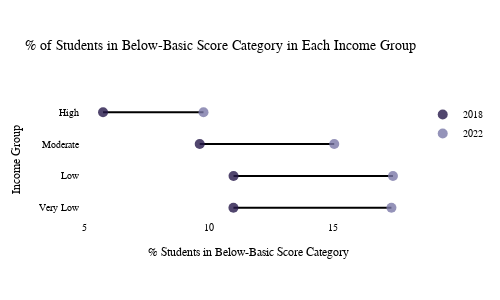

The notebook cell saved with this chart:
### Code cell
import plotly.graph_objects as go
from plotly import data

import pandas as pd

#temp_melted = data.gapminder()

countries = (
    temp_melted["MedianIncomeGroup"]
    .unique()
)

data = {"line_x": [], "line_y": [], "% in Below Basic Category in 2018": [], "% in Below Basic Category in 2022": [], "colors": [], "Counts": [], "countries": []}

for x in countries:
    data["% in Below Basic Category in 2018"].extend([temp_melted.loc[(temp_melted.Counts == '%belbas18') & (temp_melted.MedianIncomeGroup == x)]["value"].values[0]])
    data["% in Below Basic Category in 2022"].extend([temp_melted.loc[(temp_melted.Counts == '%belbas22') & (temp_melted.MedianIncomeGroup == x)]["value"].values[0]])
    data["line_x"].extend(
        [
            temp_melted.loc[(temp_melted.Counts == '%belbas18') & (temp_melted.MedianIncomeGroup == x)]["value"].values[0],
            temp_melted.loc[(temp_melted.Counts == '%belbas22') & (temp_melted.MedianIncomeGroup == x)]["value"].values[0],
            None,
        ]
    )
    data["line_y"].extend([x, x, None]),

fig = go.Figure(
    data=[
        go.Scatter(
            x=data["line_x"],
            y=data["line_y"],
            mode="lines",
            showlegend=False,
            marker=dict(
                color="black"
            )
        ),
        go.Scatter(
            x=data["% in Below Basic Category in 2018"],
            y=countries,
            mode="markers",
            name="2018",
            marker=dict(
                color='rgba(38, 24, 74, 0.8)',
                size=10
            )
# 'rgba(38, 24, 74, 0.8)', 'rgba(71, 58, 131, 0.8)','rgba(122, 120, 168, 0.8)'           
        ),
        go.Scatter(
            x=data["% in Below Basic Category in 2022"],
            y=countries,
            mode="markers",
            name="2022",
            marker=dict(
                color='rgba(122, 120, 168, 0.8)' ,
                size=10
            )   
        ),
    ]
)

fig.update_layout(yaxis_title="Income Group",xaxis_title="% Students in Below-Basic Score Category",
    font=dict(
        family="Arial",
        size=10,
        color="black"
    ),
    autosize=False,
    width=500,
    height=300,
    title="% of Students in Below-Basic Score Category in Each Income Group",
    #height=300,
    legend_itemclick=False,
    paper_bgcolor='white',
    plot_bgcolor='white',
   xaxis=dict(showgrid=False),
   yaxis=dict(showgrid=False)
)

fig.show()

### Figure 1 — Plotly figure (JSON) as saved in the notebook; plotly's stock layout.template omitted (floating-point values rounded to 4 significant figures)
{"data": [{"marker": {"color": "black"}, "mode": "lines", "showlegend": false, "type": "scatter", "x": [10.98, 17.33, null, 10.99, 17.39, null, 9.631, 15.03, null, 5.75, 9.783, null], "y": ["Very Low", "Very Low", null, "Low", "Low", null, "Moderate", "Moderate", null, "High", "High", null]}, {"marker": {"color": "rgba(38, 24, 74, 0.8)", "size": 10}, "mode": "markers", "name": "2018", "type": "scatter", "x": [10.98, 10.99, 9.631, 5.75], "y": ["Very Low", "Low", "Moderate", "High"]}, {"marker": {"color": "rgba(122, 120, 168, 0.8)", "size": 10}, "mode": "markers", "name": "2022", "type": "scatter", "x": [17.33, 17.39, 15.03, 9.783], "y": ["Very Low", "Low", "Moderate", "High"]}], "layout": {"autosize": false, "font": {"color": "black", "family": "Arial", "size": 10}, "height": 300, "legend": {"itemclick": false}, "paper_bgcolor": "white", "plot_bgcolor": "white", "title": {"text": "% of Students in Below-Basic Score Category in Each Income Group"}, "width": 500, "xaxis": {"showgrid": false, "title": {"text": "% Students in Below-Basic Score Category"}}, "yaxis": {"showgrid": false, "title": {"text": "Income Group"}}}}
